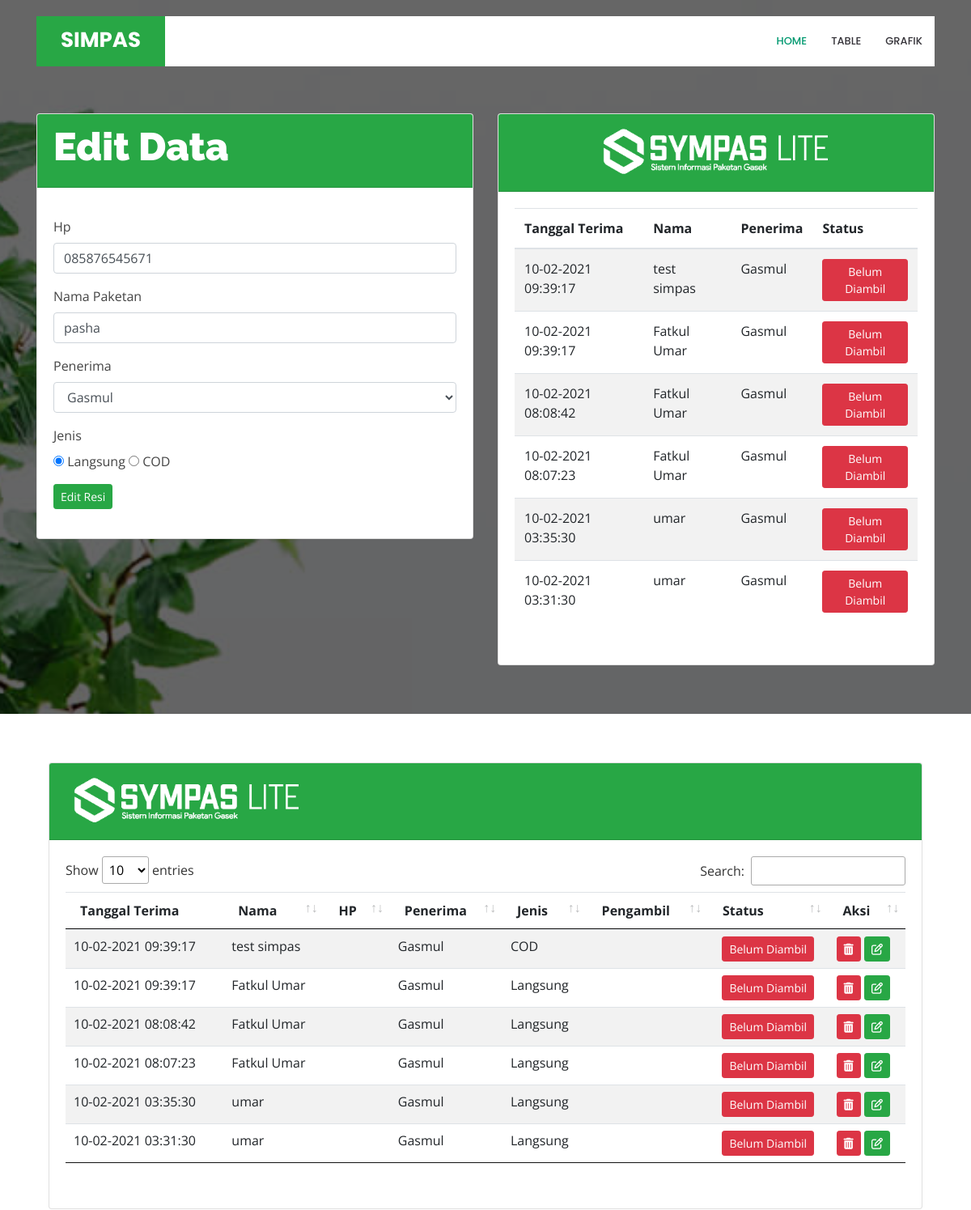
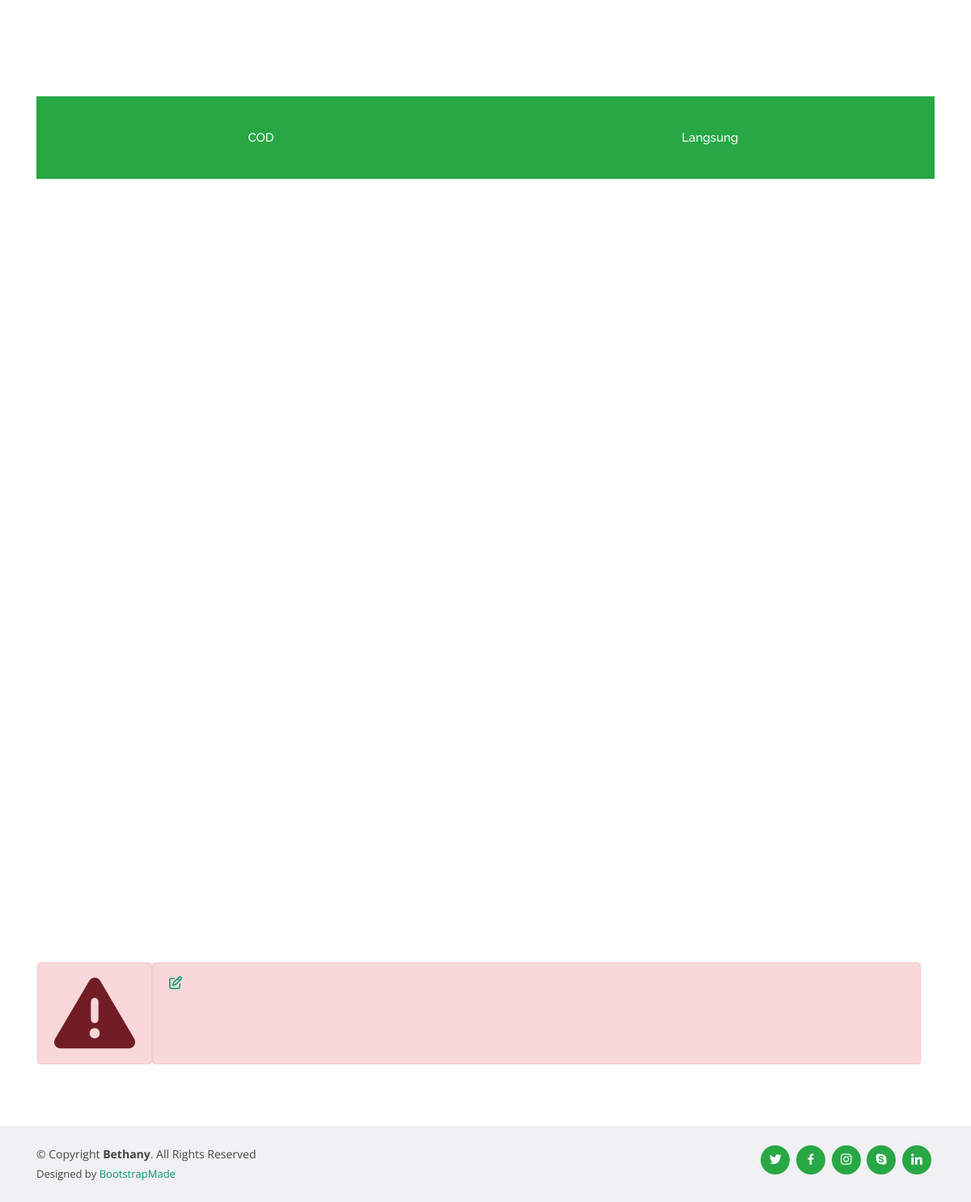
Page /admin/edit_data/195 on the committed database (2 pictures, top to bottom).
### tables this page shows
CREATE TABLE `tb_paket` (
  `id_paket` int(255) NOT NULL,
  `id_santri` int(225) NOT NULL,
  `nama_paket` varchar(50) NOT NULL,
  `penerima` varchar(50) NOT NULL,
  `jenis_kirim` varchar(8) NOT NULL DEFAULT 'Langsung',
  `tgl_terima` varchar(20) DEFAULT NULL,
  `tgl_ambil` varchar(20) DEFAULT NULL,
  `pengambil` varchar(50) NOT NULL,
  `status_ambil` varchar(20) DEFAULT NULL,
  `hp` varchar(13) NOT NULL,
  `creat_at` varchar(20) DEFAULT NULL,
  `modified_at` varchar(20) DEFAULT NULL,
  `tahun` varchar(4) NOT NULL
);

### application/controllers/Admin.php (called while the page is built, shortened)
<?php
class Admin extends CI_Controller {
	function __construct()
	{
		$this->load->model('m_paket');
		$this->load->helper('url');
		$this->load->model('M_paket','paket');
	}
	public function edit_data($id)
	{
		$data['data_asc'] = $this->m_paket->tampil_data_desc();
		$data['data_desc'] = $this->m_paket->tampil_data_desc();
		$data['data'] = $this->m_paket->getOne($id);
		$this->load->view('admin/form_edit', $data);
	}
}

### index.php (called while the page is built, shortened)
<?php
require_once BASEPATH.'core/CodeIgniter.php';

### application/models/M_paket.php (called while the page is built, shortened)
<?php
    class M_paket extends CI_Model{
        var $table = "tb_paket";
        function tampil_data_desc(){
            return $this->db
            ->select('id_paket,nama_paket,tgl_terima,penerima,jenis_kirim,status_ambil, tgl_ambil')
            ->limit(6)
            ->order_by('id_paket','desc')
            ->get($this->table)->result_array();
        }
        public function getOne($id)
        {
            return $this->db->get_where($this->table, ["id_paket" => $id])->row();
        }
    }
?>

### application/views/admin/v_table_detail_admin.php (the view, shortened to what this page needs)
<div class="row">
    <div class="col-lg-12">
        <div class="card">
            <div class="card-header bg-success">
                <img width="300px" src="<?= base_url('assets/img/logo-sympas-lite.png') ?>" alt="simpas">
            </div>
            <div class="card-body">
                <div class="table table-responsive">
                    <table id="table_resi_detail_admin" class="table table-striped">
                        <thead>
                            <tr>
                                <th>Tanggal Terima</th>
                                <th>Nama</th>
                                <th>HP</th>
                                <th>Penerima</th>
                                <th>Jenis</th>
                                <th>Pengambil</th>
                                <th>Status</th>
                                <th>Aksi</th>
                            </tr>
                        </thead>
                        <tbody id="tampil_data_paket_detail">
                        <?php
                            foreach($data_asc as $dt):
                        ?>
                        <tr>
                            <td><?= date("d-m-Y H:i:s", strtotime($dt["tgl_terima"])) ?></td>
                            <td><?= $dt["nama_paket"] ?></td>
                            <td><?= $dt["hp"] ?></td>
                            <td><?= $dt["penerima"] ?></td>
                            <td><?= $dt["jenis_kirim"] ?></td>
                            <td><?= $dt["pengambil"] ?></td>
                            <td style="text-align: center;">
                                <?php
                                    if($dt['status_ambil'] == ""):
                                ?>
                                    <a class="btn btn-danger btn-sm" onclick="userInput(<?= $dt['id_paket'] ?>)" href="">Belum Diambil</a>
                                <?php endif ?>
                            </td>
                            <td>
                                <a class="btn btn-sm btn-danger" onclick="return confirm('Yakin Hapus <?= $dt['nama_paket'] ?> ?')" href="<?= base_url('admin/hapus_data/'. $dt['id_paket']) ?>"><i class="fa fa-trash" aria-hidden="true"></i></a>
                                <a class="btn btn-sm btn-success" href="<?= base_url('admin/edit_data/'. $dt['id_paket']) ?>"><i class="fa fa-edit" aria-hidden="true"></i></a>
                            </td>
                        </tr>
                        <?php endforeach ?>
                        </tbody>
                    </table>
                </div>
            </div>
       </div>
    </div>
</div>

### application/views/admin/v_edit.php (shortened to what this page needs)
<div class="row">
  <div class="col-md-12">
    <div class="card">
      <div class="card-header bg-success"><strong><h1>Edit Data</strong></div>
        <div class="card-body">
          <form class="mt-3 mb-3" action="<?= base_url('admin/update_data/' . $data->id_paket) ?>" method="POST">
              <div class="form-group">
                  <label for="no_hp">Hp</label>
                  <input class="form-control" type="number" name="no_hp" value="<?= $data->hp ?>" required placeholder="085">
              </div>
              <div class="form-group">
                  <label for="nama_paket">Nama Paketan</label>
                  <input class="form-control" type="text" name="nama_paket" value="<?= $data->nama_paket ?>" required>
              </div>
              <div class="form-group">
                  <label for="penerima">Penerima</label>
                  <select class="form-control" name="penerima" value="<?= $data->penerima ?>" required>
                    <option value="Gasmul">Gasmul</option>
                  </select>
              </div>
              <div class="form-group">
                <label for="jenis_kirim">Jenis</label>
                <p>
                  <input type="radio" name="jenis_kirim" value="Langsung" checked="checked" /> Langsung
                  <input type="radio" name="jenis_kirim" value="COD" <?php if($data->jenis_kirim == "COD") {echo "checked";} ?>> COD
                </p>
              </div>
              <div>
                  <button class="btn btn-success btn-sm" type="submit" name="edit">Edit Resi</button>
              </div>
          </form>
        </div>
      </div>
    </div>
  </div>

### application/views/admin/v_table_admin.php (shortened to what this page needs)
<div class="row">
    <div class="col-md-12">
        <div class="card">
            <div class="card-header bg-success text-center">
                <img width="300px" src="<?= base_url('assets/img/logo-sympas-lite.png') ?>" alt="simpas">
            </div>
            <div class="card-body">
                <div class="table table-responsive">
                    <table id="table_resi_admin" class="table table-striped">
                        <thead>
                            <tr>
                                <th>Tanggal Terima</th>
                                <th>Nama</th>
                                <th>Penerima</th>
                                <th>Status</th>
                            </tr>
                        </thead>
                        <tbody id="tampil_data_paket">
                        <?php
                            foreach($data_desc as $dt):
                        ?>
                        <tr>
                                <td><?= $dt['tgl_terima']?></td>
                                <td><?= $dt['nama_paket']?></td>
                                <td><?= $dt['penerima']?></td>
                                <td style="text-align: center;">
                                    <?php
                                        if($dt['status_ambil'] == ""):
                                    ?>
                                        <a class="btn btn-danger btn-sm" onclick="userInput(<?= $dt['id_paket'] ?>)" href="">Belum Diambil</a>
                                    <?php endif ?>
                                </td>
                            </tr>
                        <?php endforeach ?>
                        </tbody>
                    </table>
                </div>
            </div>
       </div>
    </div>
</div>

### assets/css/style_copy3.css (style rules this page uses)
body { font-family: "Open Sans", sans-serif; color: #444444; }
a { color: #009970; }
h1, h2, h3, h4, h5, h6 { font-family: "Raleway", sans-serif; }
#hero h1 { margin: 0 0 10px 0; font-size: 48px; font-weight: 700; line-height: 56px; color: #fff; }

### rows in the picture
tb_paket: no_hp "085876545671", nama_paket "pasha", penerima "Gasmul"
tb_paket: tgl_terima "10-02-2021 09:39:17", nama_paket "test simpas", penerima "Gasmul", jenis_kirim "COD"
tb_paket: tgl_terima "10-02-2021 09:39:17", nama_paket "Fatkul Umar", penerima "Gasmul", jenis_kirim "Langsung"
tb_paket: tgl_terima "10-02-2021 08:08:42", nama_paket "Fatkul Umar", penerima "Gasmul", jenis_kirim "Langsung"
tb_paket: tgl_terima "10-02-2021 08:07:23", nama_paket "Fatkul Umar", penerima "Gasmul", jenis_kirim "Langsung"
tb_paket: tgl_terima "10-02-2021 03:35:30", nama_paket "umar", penerima "Gasmul", jenis_kirim "Langsung"
tb_paket: tgl_terima "10-02-2021 03:31:30", nama_paket "umar", penerima "Gasmul", jenis_kirim "Langsung"
